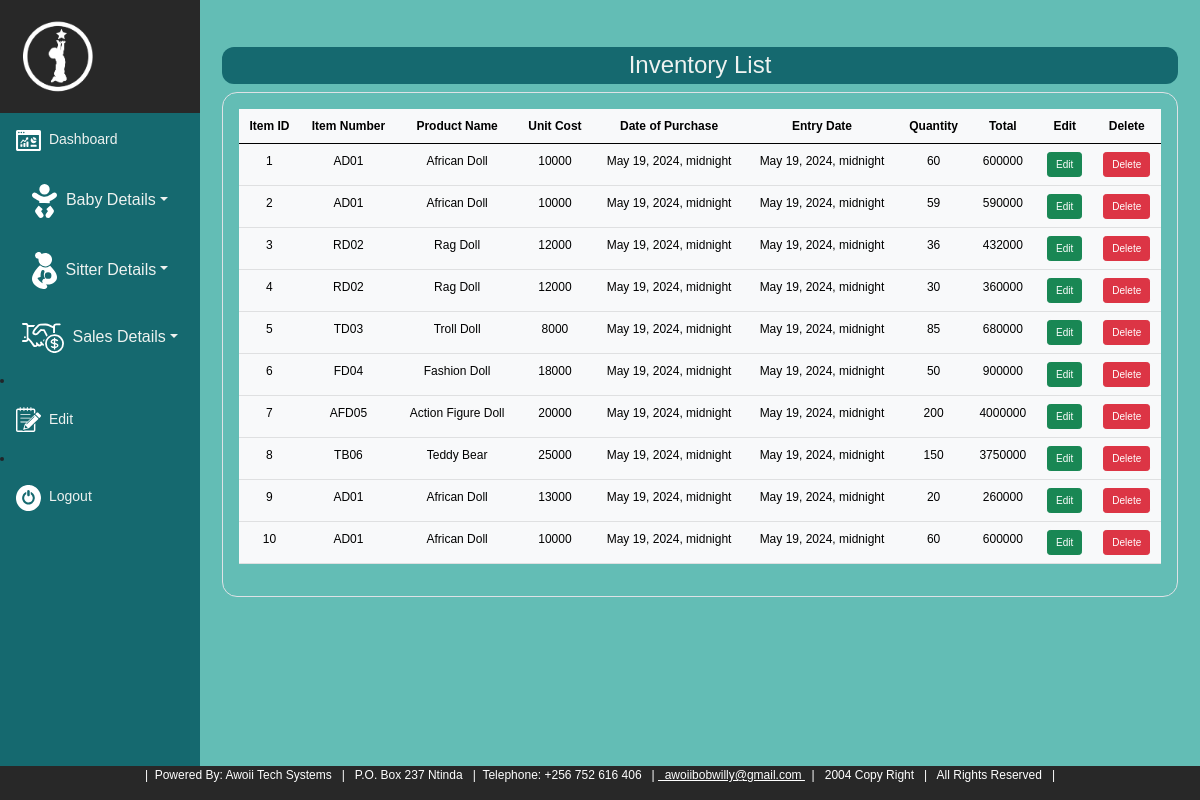
The app's page /inventory/ (signed in), older data.
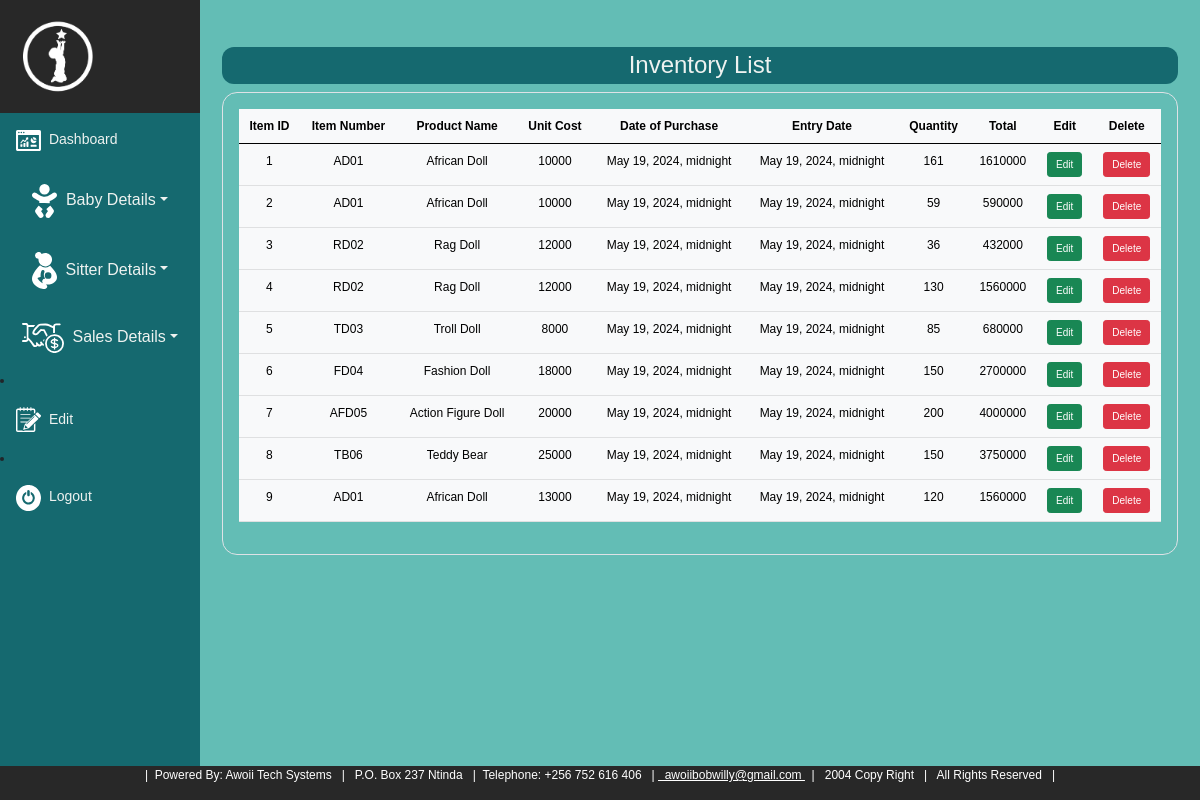
The same page, newer data.
### atsapp/models.py (models this page shows, shortened)
class Purchase(models.Model):
    po_item_number = models.CharField(max_length=20)
    po_product_name = models.CharField(max_length=50)
    po_unit_cost = models.IntegerField()
    po_purchase_date = models.DateTimeField()
    po_entry_date = models.DateTimeField()
    po_quantity = models.PositiveSmallIntegerField()
    @property
    def total(self):
        return self.po_unit_cost*self.po_quantity

### atsapp/views.py (the view)
# urls.py: path('inventory/', views.inventorylist, name='inventory'),
@login_required
def inventorylist(request):
    purchaselists = Purchase.objects.all()
    return render(request, 'atsapp/inventory.html', {'purchaselists': purchaselists})

### atsapp/templates/atsapp/inventory.html
{% extends 'atsapp/base.html' %}
{% load static %}
{% block content %}
<div class="container mt-4" style = "font-size: 12px; border-radius: 40px">
  <h4  class="infoheading">Inventory List</h4>
  <div class="border p-3 overflow-scroll" style = "border-radius: 15px;">
    <table class="table table table-hover table-light">
      <thead>
        <tr>
          <th scope="col">Item ID</th>
          <th scope="col">Item Number</th>
          <th scope="col">Product Name</th>
          <th scope="col">Unit Cost</th>
          <th scope="col">Date of Purchase</th>
          <th scope="col">Entry Date</th>
          <th scope="col">Quantity</th>
          <th scope="col">Total</th>
          <th scope="col">Edit</th>
          <th scope="col">Delete</th>
        </tr>
      </thead>
      <tbody>
        {% for purchase in purchaselists %}
        <tr>
          <td>{{ purchase.id }}</td>
          <td>{{ purchase.po_item_number }}</td>
          <td>{{ purchase.po_product_name }}</td>
          <td>{{ purchase.po_unit_cost }}</td>
          <td>{{ purchase.po_purchase_date }}</td>
          <td>{{ purchase.po_entry_date }}</td>
          <td>{{ purchase.po_quantity }}</td>
          <td>{{ purchase.total }}</td>
          <td><a class = "btn btn-sm btn-success" href="{% url 'edit_inventory' purchase.id %}" style = "font-size: 10px;">Edit</a></td>
          <td><a class = "btn btn-sm btn-danger" href= "{% url 'delete_inventory' purchase.id %}" style = "font-size: 10px;">Delete</a></td>
        </tr>
        {% endfor %}
      </tbody>
    </table>
</div>
</div>
{% endblock %}

Row changes from the older to the newer data that the page shows:
removed Purchase: id "10", po_item_number "AD01", po_product_name "African Doll", po_unit_cost "10000", po_purchase_date "May 19, 2024, midnight", po_entry_date "May 19, 2024, midnight", po_quantity "60", total "600000"
changed Purchase id 1: po_quantity "60" → "161"; total "600000" → "1610000"
changed Purchase id 4: po_quantity "30" → "130"; total "360000" → "1560000"
changed Purchase "FD04": po_quantity "50" → "150"; total "900000" → "2700000"
changed Purchase id 9: po_quantity "20" → "120"; total "260000" → "1560000"
